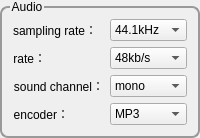
                 <widget class="QGroupBox" name="groupBox_21">
                  <property name="styleSheet">
                   <string notr="true">
QGroupBox{ 
	border: 2px solid rgb(153,153,153);
    border-radius:8px;
    margin-top:6px;  
}
QGroupBox:title{ 
	color:black;
    subcontrol-origin: margin; 
    left: 10px;  
}</string>
                  </property>
                  <property name="title">
                   <string>Audio</string>
                  </property>
                  <layout class="QGridLayout" name="gridLayout_60">
                   <item row="0" column="0">
                    <widget class="QLabel" name="label_254">
                     <property name="sizePolicy">
                      <sizepolicy hsizetype="Fixed" vsizetype="Preferred">
                       <horstretch>0</horstretch>
                       <verstretch>0</verstretch>
                      </sizepolicy>
                     </property>
                     <property name="text">
                      <string>sampling rate：</string>
                     </property>
                     <property name="alignment">
                      <set>Qt::AlignRight|Qt::AlignTrailing|Qt::AlignVCenter</set>
                     </property>
                    </widget>
                   </item>
                   <item row="0" column="1">
                    <widget class="QComboBox" name="m_pCombSamplingRate">
                     <property name="contextMenuPolicy">
                      <enum>Qt::NoContextMenu</enum>
                     </property>
                     <property name="layoutDirection">
                      <enum>Qt::LeftToRight</enum>
                     </property>
                     <item>
                      <property name="text">
                       <string>44.1kHz</string>
                      </property>
                     </item>
                     <item>
                      <property name="text">
                       <string>48kHz</string>
                      </property>
                     </item>
                    </widget>
                   </item>
                   <item row="1" column="0">
                    <widget class="QLabel" name="label_255">
                     <property name="sizePolicy">
                      <sizepolicy hsizetype="Fixed" vsizetype="Preferred">
                       <horstretch>0</horstretch>
                       <verstretch>0</verstretch>
                      </sizepolicy>
                     </property>
                     <property name="text">
                      <string>rate：</string>
                     </property>
                     <property name="alignment">
                      <set>Qt::AlignRight|Qt::AlignTrailing|Qt::AlignVCenter</set>
                     </property>
                    </widget>
                   </item>
                   <item row="1" column="1">
                    <widget class="QComboBox" name="m_pCombRate">
                     <property name="contextMenuPolicy">
                      <enum>Qt::NoContextMenu</enum>
                     </property>
                     <property name="layoutDirection">
                      <enum>Qt::LeftToRight</enum>
                     </property>
                     <item>
                      <property name="text">
                       <string>48kb/s</string>
                      </property>
                     </item>
                     <item>
                      <property name="text">
                       <string>64kb/s</string>
                      </property>
                     </item>
                     <item>
                      <property name="text">
                       <string>80kb/s</string>
                      </property>
                     </item>
                     <item>
                      <property name="text">
                       <string>96kb/s</string>
                      </property>
                     </item>
                     <item>
                      <property name="text">
                       <string>112kb/s</string>
                      </property>
                     </item>
                     <item>
                      <property name="text">
                       <string>128kb/s</string>
                      </property>
                     </item>
                     <item>
                      <property name="text">
                       <string>160kb/s</string>
                      </property>
                     </item>
                     <item>
                      <property name="text">
                       <string>192kb/s</string>
                      </property>
                     </item>
                     <item>
                      <property name="text">
                       <string>256kb/s</string>
                      </property>
                     </item>
                     <item>
                      <property name="text">
                       <string>320kb/s</string>
                      </property>
                     </item>
                    </widget>
                   </item>
                   <item row="2" column="0">
                    <widget class="QLabel" name="label_256">
                     <property name="sizePolicy">
                      <sizepolicy hsizetype="Fixed" vsizetype="Preferred">
                       <horstretch>0</horstretch>
                       <verstretch>0</verstretch>
                      </sizepolicy>
                     </property>
                     <property name="text">
                      <string>sound channel：</string>
                     </property>
                     <property name="alignment">
                      <set>Qt::AlignRight|Qt::AlignTrailing|Qt::AlignVCenter</set>
                     </property>
                    </widget>
                   </item>
                   <item row="2" column="1">
                    <widget class="QComboBox" name="m_pCombSoundChannel">
                     <property name="contextMenuPolicy">
                      <enum>Qt::NoContextMenu</enum>
                     </property>
                     <property name="layoutDirection">
                      <enum>Qt::LeftToRight</enum>
                     </property>
                     <item>
                      <property name="text">
                       <string>mono</string>
                      </property>
                     </item>
                     <item>
                      <property name="text">
                       <string>stereo</string>
                      </property>
                     </item>
                    </widget>
                   </item>
                   <item row="3" column="0">
                    <widget class="QLabel" name="label_257">
                     <property name="sizePolicy">
                      <sizepolicy hsizetype="Fixed" vsizetype="Preferred">
                       <horstretch>0</horstretch>
                       <verstretch>0</verstretch>
                      </sizepolicy>
                     </property>
                     <property name="text">
                      <string>encoder：</string>
                     </property>
                     <property name="alignment">
                      <set>Qt::AlignRight|Qt::AlignTrailing|Qt::AlignVCenter</set>
                     </property>
                    </widget>
                   </item>
                   <item row="3" column="1">
                    <widget class="QComboBox" name="m_pCombEncoder">
                     <property name="contextMenuPolicy">
                      <enum>Qt::NoContextMenu</enum>
                     </property>
                     <property name="layoutDirection">
                      <enum>Qt::LeftToRight</enum>
                     </property>
                     <property name="styleSheet">
                      <string notr="true"/>
                     </property>
                     <item>
                      <property name="text">
                       <string>MP3</string>
                      </property>
                     </item>
                     <item>
                      <property name="text">
                       <string>AAC</string>
                      </property>
                     </item>
                    </widget>
                   </item>
                  </layout>
                 </widget>
